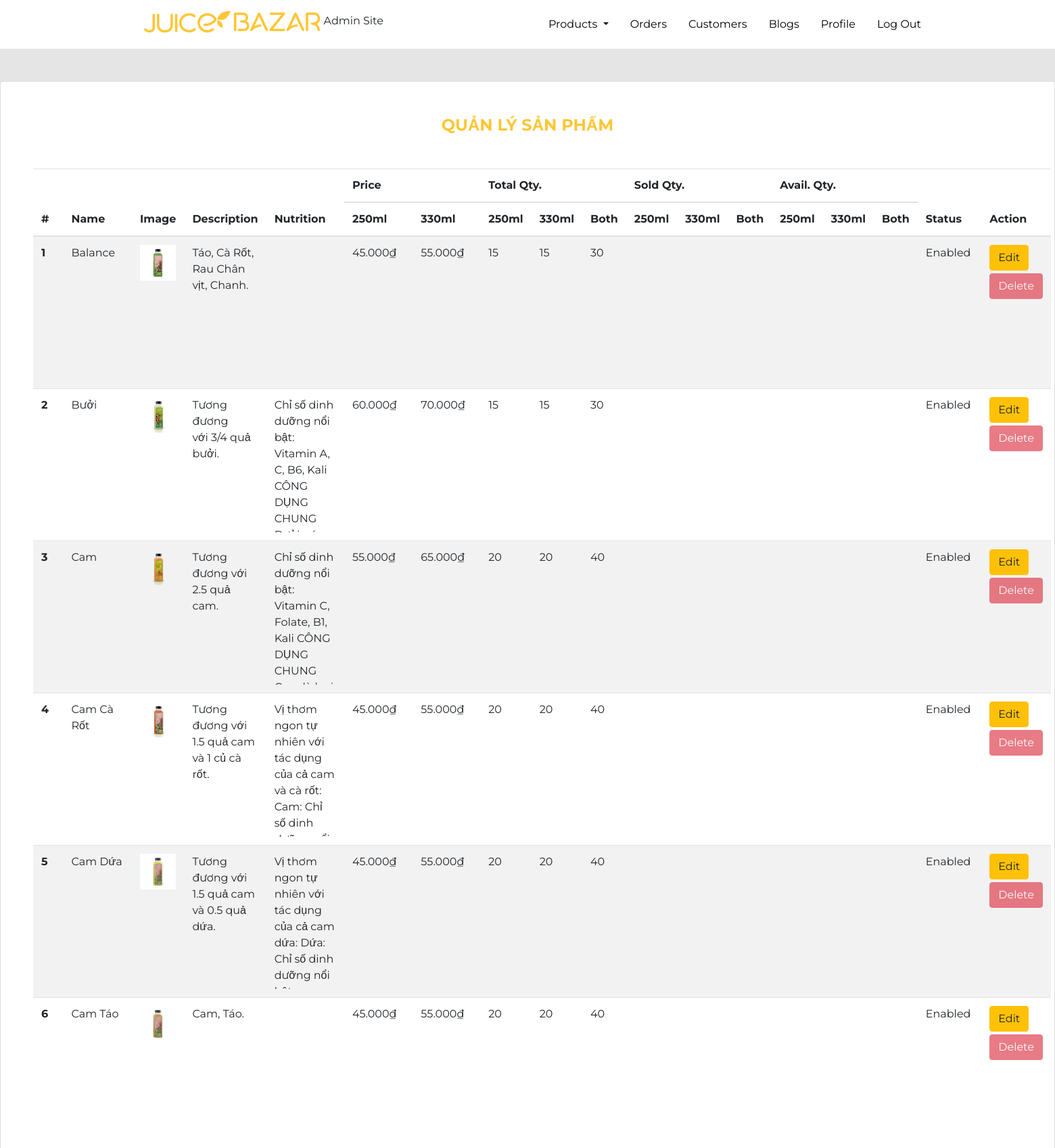
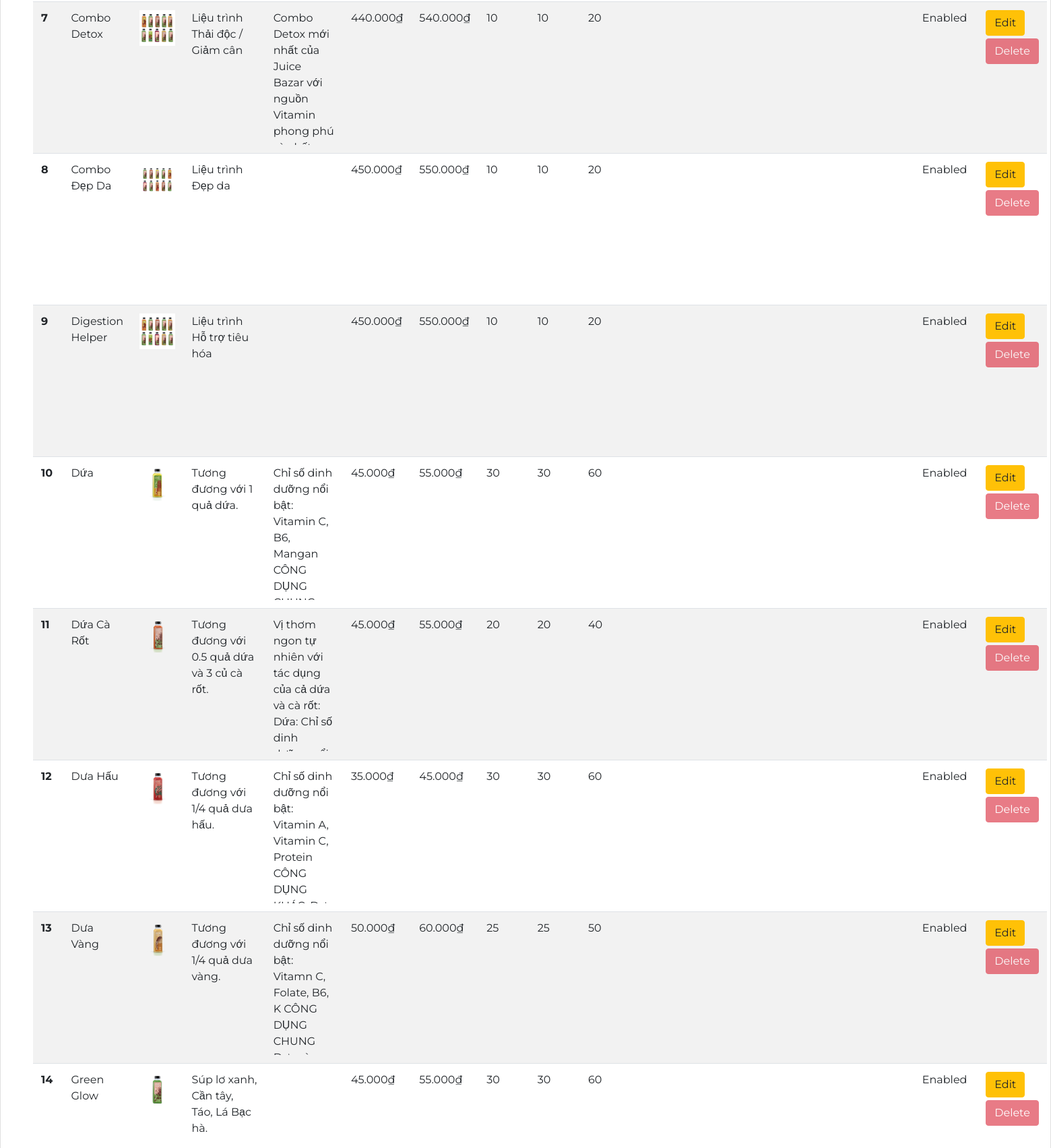
The page /admin/public/admin-products.php (signed in, upper part) on the database its author committed (2 pictures, top to bottom).
### tables this page shows
CREATE TABLE `product` (
  `ProductId` int(11) NOT NULL,
  `TypeId` int(11) NOT NULL,
  `Name` varchar(50) NOT NULL,
  `Image` varchar(255) DEFAULT NULL,
  `Description` text DEFAULT NULL,
  `Nutrition` text DEFAULT NULL,
  `Status` tinyint(1) NOT NULL DEFAULT 1
);

### admin/public/admin-products.php (called while the page is built, shortened)
<?php
if (!empty($_SESSION['admin'])) {
    include_once __DIR__ . '/../include/DatabaseConnection.php';
    include_once __DIR__ . '/../include/DatabaseFunctions.php';
    $products = getProducts($pdo);
    include __DIR__ . '/../templates/admin-products.html.php';
}
include __DIR__ . '/../templates/layout.html.php';

### admin/include/DatabaseFunctions.php (called while the page is built, shortened)
<?php
function query($pdo, $sql, $parameters = [])
{
    $query = $pdo->prepare($sql);
    $query->execute($parameters);
    return $query;
}
function getProducts($pdo)
{
    $sql = 'SELECT DISTINCT p.`ProductId`, p.`Name`, p.`Image`, p.`Description`, p.`Nutrition`, p.`Status`, p.`TypeId` FROM `product` p WHERE p.`TypeId` IN (1,2,3) ORDER BY p.`Name`';
    $query = query($pdo, $sql);
    $results = $query->fetchAll();
    $products = [];
    foreach ($results as $result) {
        $capacity = findCapacity($pdo, $result['ProductId']);
        $products[] = [
            'Name' => $result['Name'],
            'Image' => $result['Image'],
            'Description' => $result['Description'],
            'Nutrition' => $result['Nutrition'],
            'Status' => $result['Status'],
            'Price1' => $capacity[0]['Price'],
            'Price2' => $capacity[1]['Price'],
            'Total1' => $capacity[0]['Quantity'],
            'Total2' => $capacity[1]['Quantity'],
            'Total' => ($capacity[0]['Quantity'] + $capacity[1]['Quantity']),
        ];
    }
    return $products;
}
function findCapacity($pdo, $ProductId)
{
    $sql = 'SELECT pc.`CapacityId`, pc.`Price`, pc.`Quantity` FROM `pricebycapacity` pc JOIN `product` p ON pc.`ProductId` = p.`ProductId` WHERE pc.`ProductId` = :ProductId ORDER BY pc.`CapacityId`';
    $parameters = [':ProductId' => $ProductId];
    return query($pdo, $sql, $parameters)->fetchAll();
}

### admin/templates/admin-products.html.php (the view)
<div class="page-section card col-12 p-5">
    <div class="section-title">Quản lý sản phẩm</div>
    <div>
        <table class="table table-hover table-striped tablesorter" id='prodTable'>
            <thead>
                <tr>
                    <th scope="col" rowspan="2">#</th>
                    <th scope="col" rowspan="2" style="width:5%"><span onclick='sortTable("Name");'>Name</span></th>
                    <th scope="col" rowspan="2" style="width:6%" class="sorter-false">Image</th>
                    <th scope="col" rowspan="2" style="width:10%">Description</th>
                    <th scope="col" rowspan="2" style="width:10%">Nutrition</th>
                    <th scope="col" colspan="2" class="sorter-false">Price</th>
                    <th scope="col" colspan="3" class="sorter-false">Total Qty.</th>
                    <th scope="col" colspan="3" class="sorter-false">Sold Qty.</th>
                    <th scope="col" colspan="3" class="sorter-false">Avail. Qty.</th>
                    <th scope="col" rowspan="2">Status</th>
                    <th scope="col" rowspan="2" class="sorter-false">Action</th>
                </tr>
                <tr>
                    <th scope="col">250ml</th>
                    <th scope="col">330ml</th>
                    <th scope="col">250ml</th>
                    <th scope="col">330ml</th>
                    <th scope="col">Both</th>
                    <th scope="col">250ml</th>
                    <th scope="col">330ml</th>
                    <th scope="col">Both</th>
                    <th scope="col">250ml</th>
                    <th scope="col">330ml</th>
                    <th scope="col">Both</th>
                </tr>
            </thead>
            <tbody>
                <?php $count = 0; ?>
                <?php foreach ($products as $product) : ?>
                    <?php $count++; ?>
                    <tr>
                        <th scope="row"><?= $count; ?></th>
                        <td><?= $product['Name']; ?></td>
                        <td><img class="img-fluid" src="../../<?= $product['Image']; ?>" alt="<?= $product['Name']; ?>"></td>
                        <td><?= $product['Description']; ?></td>
                        <td>
                            <div class="overflow-auto" style="height:200px"><?= $product['Nutrition']; ?></div>
                        </td>
                        <td><?= number_format($product['Price1'], 0, '', '.'); ?>₫</td>
                        <td><?= number_format($product['Price2'], 0, '', '.'); ?>₫</td>
                        <td><?= $product['Total1']; ?></td>
                        <td><?= $product['Total2']; ?></td>
                        <td><?= $product['Total']; ?></td>
                        <td></td>
                        <td></td>
                        <td></td>
                        <td></td>
                        <td></td>
                        <td></td>
                        <td><?php if ($product['Status'] == 0) {
                                    echo 'Disabled';
                                } else {
                                    echo 'Enabled';
                                } ?></td>
                        <td><button class="btn btn-warning mb-1">Edit</button><br><button class="btn btn-danger" disabled>Delete</button></td>
                    </tr>
                <?php endforeach; ?>
            </tbody>
        </table>
    </div>
</div>

### assets/css/style.css (style rules this page uses)
body { font-family: "Montserrat", sans-serif; background-color: #e5e5e5; }
.section-title { font-weight: bold; font-size: 1.5rem; line-height: 2rem; text-align: center; text-transform: uppercase; color: #ffc634; padding-bottom: 3rem; }

### rows shown on the page
product: Name "Balance", Image+Name (picture), Description "Táo, Cà Rốt, Rau Chân vịt, Chanh.", Price1 "45.000", Price2 "55.000", Total1 "15", Total2 "15", Total "30", Status "Enabled"
product: Name "Bưởi", Image (picture), Description "Tương đương với 3/4 quả bưởi.", Nutrition "Chỉ số dinh dưỡng nổi bật: Vitamin A, C, B6, Kali CÔNG DỤNG CHUNG…", Price1 "60.000", Price2 "70.000", Total1 "15", Total2 "15", Total "30", Status "Enabled"
product: Name "Cam", Image (picture), Description "Tương đương với 2.5 quả cam.", Nutrition "Chỉ số dinh dưỡng nổi bật: Vitamin C, Folate, B1, Kali CÔNG DỤNG CHUNG…", Price1 "55.000", Price2 "65.000", Total1 "20", Total2 "20", Total "40", Status "Enabled"
product: Name "Cam Cà Rốt", Image (picture), Description "Tương đương với 1.5 quả cam và 1 củ cà rốt.", Nutrition "Vị thơm ngon tự nhiên với tác dụng của cả cam và cà rốt: Cam: Chỉ số dinh…", Price1 "45.000", Price2 "55.000", Total1 "20", Total2 "20", Total "40", Status "Enabled"
product: Name "Cam Dứa", Image (picture), Description "Tương đương với 1.5 quả cam và 0.5 quả dứa.", Nutrition "Vị thơm ngon tự nhiên với tác dụng của cả cam dứa: Dứa: Chỉ số dinh dưỡng nổi…", Price1 "45.000", Price2 "55.000", Total1 "20", Total2 "20", Total "40", Status "Enabled"
product: Name "Cam Táo", Image (picture), Description "Cam, Táo.", Price1 "45.000", Price2 "55.000", Total1 "20", Total2 "20", Total "40", Status "Enabled"
product: Name "Combo Detox", Image (picture), Description "Liệu trình Thải độc / Giảm cân", Nutrition "Combo Detox mới nhất của Juice Bazar với nguồn Vitamin phong phú…", Price1 "440.000", Price2 "540.000", Total1 "10", Total2 "10", Total "20", Status "Enabled"
product: Name "Combo Đẹp Da", Image (picture), Description "Liệu trình Đẹp da", Price1 "450.000", Price2 "550.000", Total1 "10", Total2 "10", Total "20", Status "Enabled"
product: Name "Digestion Helper", Image (picture), Description "Liệu trình Hỗ trợ tiêu hóa", Price1 "450.000", Price2 "550.000", Total1 "10", Total2 "10", Total "20", Status "Enabled"
product: Name "Dứa", Image (picture), Description "Tương đương với 1 quả dứa.", Nutrition "Chỉ số dinh dưỡng nổi bật: Vitamin C, B6, Mangan CÔNG DỤNG…", Price1 "45.000", Price2 "55.000", Total1 "30", Total2 "30", Total "60", Status "Enabled"
product: Name "Dứa Cà Rốt", Image (picture), Description "Tương đương với 0.5 quả dứa và 3 củ cà rốt.", Nutrition "Vị thơm ngon tự nhiên với tác dụng của cả dứa và cà rốt: Dứa: Chỉ số dinh…", Price1 "45.000", Price2 "55.000", Total1 "20", Total2 "20", Total "40", Status "Enabled"
product: Name "Dưa Hấu", Image (picture), Description "Tương đương với 1/4 quả dưa hấu.", Nutrition "Chỉ số dinh dưỡng nổi bật: Vitamin A, Vitamin C, Protein CÔNG DỤNG…", Price1 "35.000", Price2 "45.000", Total1 "30", Total2 "30", Total "60", Status "Enabled"
product: Name "Dưa Vàng", Image (picture), Description "Tương đương với 1/4 quả dưa vàng.", Nutrition "Chỉ số dinh dưỡng nổi bật: Vitamn C, Folate, B6, K CÔNG DỤNG CHUNG…", Price1 "50.000", Price2 "60.000", Total1 "25", Total2 "25", Total "50", Status "Enabled"
product: Name "Green Glow", Image (picture), Description "Súp lơ xanh, Cần tây, Táo, Lá Bạc hà.", Price1 "45.000", Price2 "55.000", Total1 "30", Total2 "30", Total "60", Status "Enabled"
